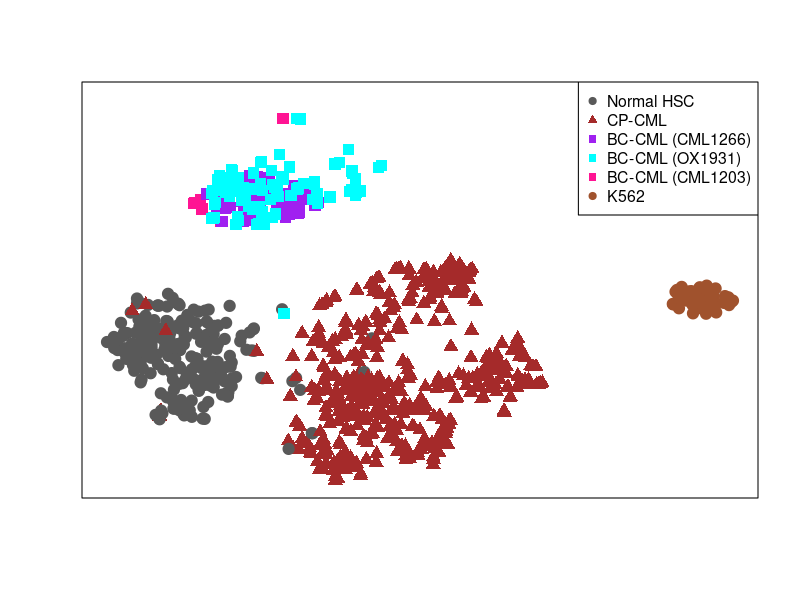

Recreate this plot in R.
###############################################################################
#Author: Supat Thongjuea, MRC Molecular Haematology Unit, Weatherall Institute of Molecular Medicine, University of Oxford, UK 
#Contact email : supat.thongjuea@ndcls.ox.ac.uk or supat.thongjuea@gmail.com
#Maintainer: Supat Thongjuea and Alice Giustacchini
#Title: Single-cell Transcriptomics Uncovers Distinct and Clinically Predictive Molecular Signatures of Stem Cells in Chronic Myeloid Leukemia
#Journal : Nature Medicine
#Year : 2017
###############################################################################
#This R script is used to generate Fig6a.
###############################################################################
###############################################################################
my.dat<-read.delim("tSNE_Diagnosis-PreBC-BC-Without-CML1600_Result.txt",header=T)


my.dat$my.color[my.dat$Stage_2=="normal_hsc"]<-"gray35"
my.dat$my.color[my.dat$Stage_2=="cell_line"]<-"sienna"
my.dat$my.color[my.dat$Stage_2=="diagnosis" | my.dat$Stage_2=="accelerated_phase"]<-"brown"
my.dat$my.color[my.dat$Stage_2=="blast_crisis" & my.dat$Patient=="CML1266"]<-"purple"
my.dat$my.color[my.dat$Stage_2=="blast_crisis" & my.dat$Patient=="OX2046"]<-"cyan"
my.dat$my.color[my.dat$Stage_2=="blast_crisis_1_month_TKI"]<-"deeppink"


my.dat$type[my.dat$Stage_2=="normal_hsc"]<-19
my.dat$type[my.dat$Stage_2=="cell_line"]<-19
my.dat$type[my.dat$Stage_2=="diagnosis"]<-17
my.dat$type[my.dat$Stage_2=="blast_crisis" & my.dat$Patient=="CML1266"]<-15
my.dat$type[my.dat$Stage_2=="blast_crisis" & my.dat$Patient=="OX2046"]<-15
my.dat$type[my.dat$Stage_2=="blast_crisis_1_month_TKI"]<-15

################save data matrix to a file####################################
write.table(my.dat[c("Cell","Dim1","Dim2","BCR_ABL","Patient",
						"Stage_2","my.color","type")],file="Fig6a.data.matrix.txt",
		append=FALSE, sep="\t", quote=FALSE,row.names=FALSE, col.names=TRUE)


pdf(file="Fig6a.pdf", width=7, height=7, onefile=T, bg="transparent",fonts = NULL,useDingbats=FALSE)
plot(my.dat$Dim1,my.dat$Dim2,xaxt="n",yaxt="n",xlab="",ylab="",
		pch =my.dat$type,
		main="",col = my.dat$my.color,cex=1.5)
legend("topright",c( "Normal HSC",
					    "CP-CML",
						"BC-CML (CML1266)",
						"BC-CML (OX1931)",
						"BC-CML (CML1203)",
						"K562"),pch=c(19,17,15,15,15),col=c("gray35","brown","purple","cyan","deeppink","sienna"),cex=0.95)

#legend("topright",c("CP-CML","BC-CML"),pch=c(17,15),cex=1.2)
dev.off()
###################################################